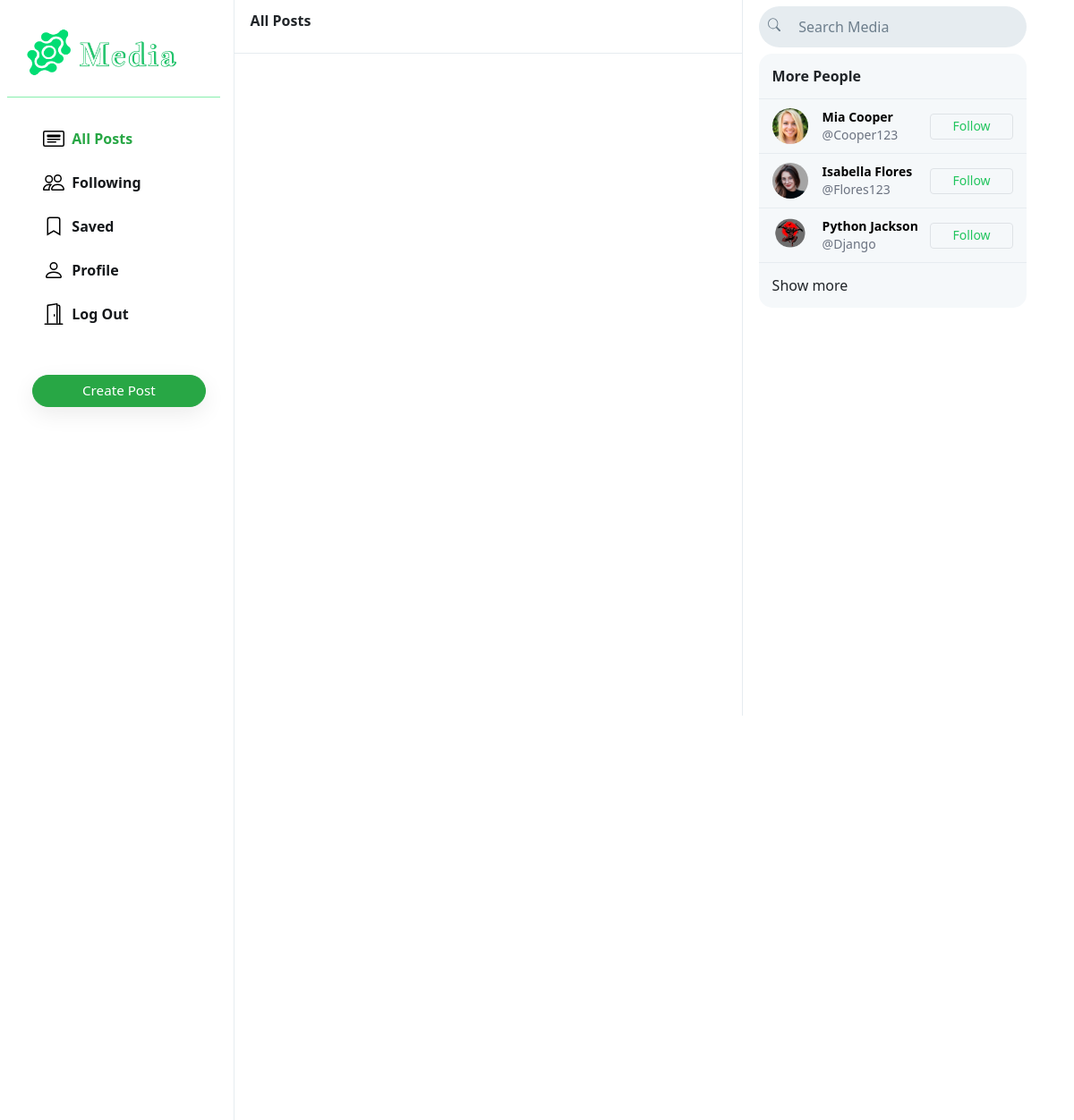
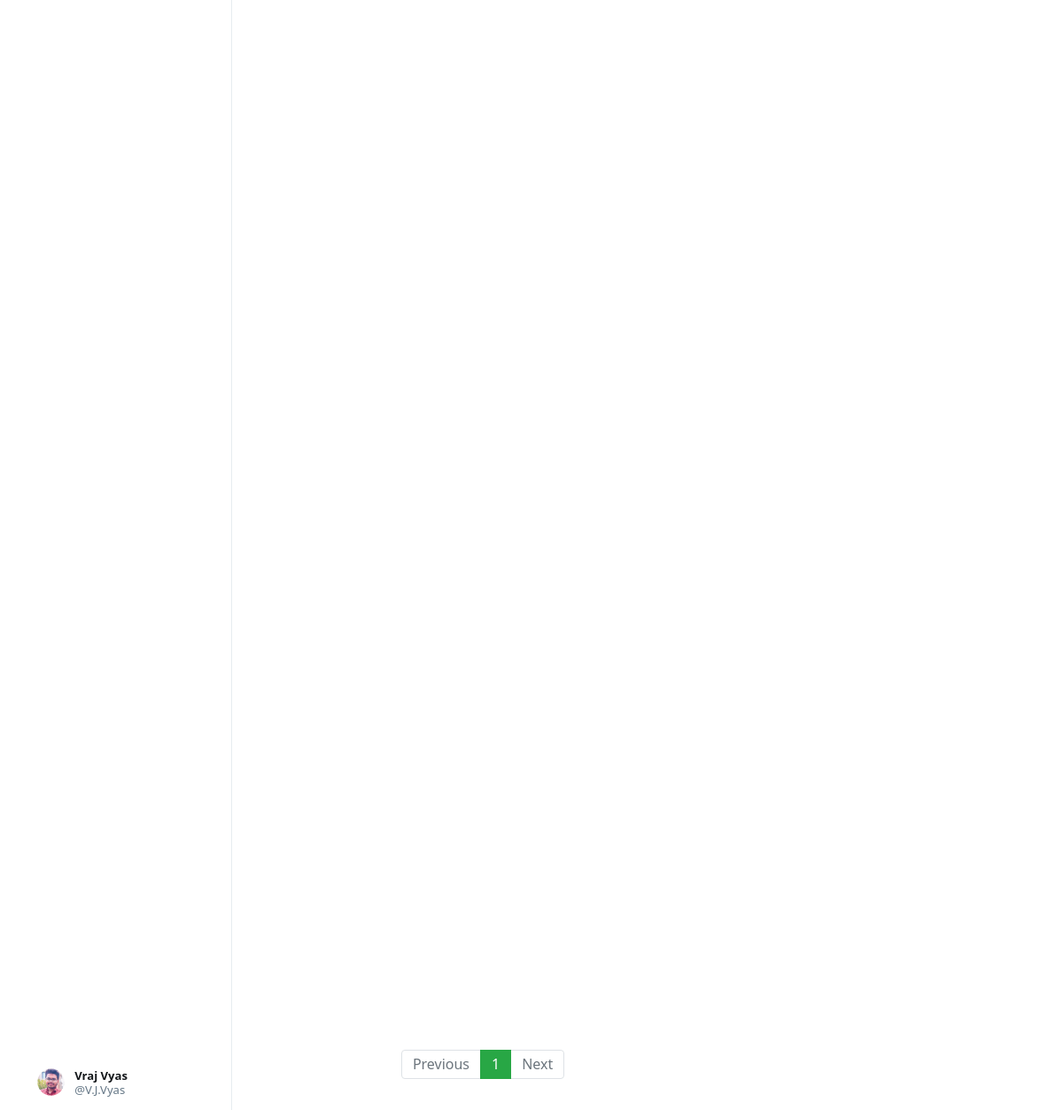
The page / (signed in) on the database its author committed (2 pictures, top to bottom).
### Media/models.py (models this page shows, shortened)
class User(AbstractUser):
    profile_pic = models.ImageField(upload_to='profile_pic/')
    bio = models.TextField(max_length=160, blank=True, null=True)
    cover = models.ImageField(upload_to='covers/', blank=True)
    groups = models.ManyToManyField(
        'auth.Group',
        related_name='media_user_set',  # Custom related_name for the reverse accessor
        blank=True
    )
    user_permissions = models.ManyToManyField(
        'auth.Permission',
        related_name='media_user_permissions',  # Custom related_name for the reverse accessor
        blank=True
    )

### Media/views.py (the view)
# urls.py: path("", views.index, name="index"),
def index(request):
    query = request.GET.get('query', '').strip()  # Get the query parameter or default to empty string
    page_number = request.GET.get('page', 1)  # Get the page number or default to 1
    all_posts = Post.objects.all().order_by('-date_created')
    paginator = Paginator(all_posts, 10)
    posts = paginator.get_page(page_number)
    suggestions = []  # Initialize suggestions as an empty list
    if query:  # Check if there is a query parameter
        if query == "all":
            suggestions = User.objects.exclude(username=request.user.username).order_by("?")
            query=""
        else:
            suggestions = User.objects.filter(first_name__icontains=query)
    elif request.user.is_authenticated:
        followings = Follower.objects.filter(followers=request.user).values_list('user', flat=True)
        suggestions = User.objects.exclude(pk__in=followings).exclude(username=request.user.username).order_by("?")[:6]
    return render(request, "Media/index.html", {
        "posts": posts,
        "suggestions": suggestions,
        "page": "all_posts",
        'profile': False,
        "query": query,  # Include query in context to preserve the search term in the form
    })

### Media/templates/Media/index.html (shortened to what this page needs)
{% extends "Media/layout.html" %}
{% load static %}
{% block body %}
    <div class="main-div">
        <div class="left-div">
            <nav class="head heading">
                {% if page == 'all_posts' %}
                    All Posts
                {% elif page == 'following' %}
                    Following
                {% elif page == 'saved' %}
                    Saved
                {% elif page == 'profile' %}
                    Profile
                {% else %}
                    Explore
                {% endif %}
            </nav>
            <div class="left-div-content">
                <div class="posts-view">
                    <div class="main-div-content">
                        <nav aria-label="Page navigation example" class="pagination-bar">
                            <ul class="pagination justify-content-center">
                                {% if posts.has_previous %}
                                    <li class="page-item">
                                        <a class="page-link" href="?page={{ posts.previous_page_number | default:1}}" tabindex="-1" aria-disabled="true">Previous</a>
                                    </li>
                                {% else %}
                                    <li class="page-item disabled">
                                        <a class="page-link" href="" tabindex="-1" aria-disabled="true">Previous</a>
                                    </li>
                                {% endif %}
                                {% for each in posts.paginator.page_range %}
                                    {% if each == posts.number %}
                                        <li class="page-item active"><a class="page-link" href="?page={{each}}">{{each}}</a></li>
                                    {% else %}
                                        <li class="page-item"><a class="page-link" href="?page={{each}}">{{each}}</a></li>
                                    {% endif %}
                                {% endfor %}
                                {% if posts.has_next %}
                                    <li class="page-item">
                                        <a class="page-link" href="?page={{ posts.next_page_number }}">Next</a>
                                    </li>
                                {% else %}
                                    <li class="page-item disabled">
                                        <a class="page-link" href="">Next</a>
                                    </li>
                                {% endif %}
                            </ul>
                          </nav>
                    </div>
                </div>
            </div>
        </div>
    </div>
{% endblock %}

### Media/templates/Media/layout.html (shortened to what this page needs)
{% load static %}
{% load static tailwind_tags %}
<!DOCTYPE html>
<html lang="en">
    <head>
        <link rel="stylesheet" href="https://stackpath.bootstrapcdn.com/bootstrap/4.4.1/css/bootstrap.min.css">
        <link href="{% static 'Media/styles.css' %}" rel="stylesheet">
        {% tailwind_css %}
    </head>
    <body>
        <div class="body" data-page="{{page}}">
            <div class="sidenav">
                <a href="{% url 'index' %}" class="navbar-brand">
                    <img class=" w-60 -ml-5" src="{% static 'Media/Images/logo.png' %}" >
                </a>
                <hr class="-ml-7 border-green-300"/>
                <div style="height: 100%;">
                    <div>
                        <div>
                            <ul>
                                <li class="nav-item" id="all_posts">
                                <a href="{% url 'index' %}" class="nav-link">
                                    <div class="w-full flex flex-row justify-center items-center">
                                        <img src="\static\Media\images\Allposts.svg" alt="all_Posts"/>
                                        &nbsp;&nbsp;All Posts
                                    </div>
                                </a>
                                </li>
                                {% if user.is_authenticated %}
                                    <li class="nav-item" id="following">
                                        <a href="{% url 'following' %}" class="nav-link">
                                            <div class="w-full flex flex-row justify-center items-center">
                                                <img src="\static\Media\images\following.svg" alt="following" />
                                                &nbsp;&nbsp;Following
                                            </div>
                                        </a>
                                    </li>
                                    <li class="nav-item" id="saved">
                                        <a href="{% url 'saved' %}" class="nav-link">
                                            <div class="w-full flex flex-row justify-center items-center">
                                                <img src="\static\Media\images\saved.svg" alt="saved" />
                                                &nbsp;&nbsp;Saved
                                            </div>
                                        </a>
                                    </li>
                                    <li class="nav-item" id="profile">
                                        <a href="{% url 'profile' user.username %}" class="nav-link">
                                            <div class="w-full flex flex-row justify-center items-center">
                                                <img src="\static\Media\images\profile.svg" alt="profile" />
                                                &nbsp;&nbsp;Profile
                                            </div>
                                        </a>
                                    </li>
                                    <li class="nav-item" id="logout">
                                        <a href="{% url 'logout' %}" class="nav-link">
                                            <div class="w-full flex flex-row justify-center items-center">
                                                <img src="\static\Media\images\logout.svg" alt="logout" />
                                                &nbsp;&nbsp;Log Out
                                            </div>
                                        </a>
                                    </li>
                                {% endif %}
                            </ul>
                        </div>
                        {% if user.is_authenticated %}
                            <button id="popup-btn" class="btn btn-success mt-5 new-post-btn" onclick="createpost()">Create Post</button>
                        {% endif %}
                    </div>
                    <div style="position: absolute; bottom: 10px;">
                        {% if user.is_authenticated %}
                            <li class="nav-item sidenav-user">
                                <a href="{% url 'profile' user.username %}" class="nav-link">
                                    <div class="user_account">
                                        <div class="small-profilepic" style="float: left; background-image: url(/Media/{{user.profile_pic}})"></div>
                                        <div style="height: 2.7vw; margin: auto;">
                                            <div style="margin-top: 4px;"><strong>{{user.first_name}} {{user.last_name}}</strong></div>
                                            <div class="grey" style="margin-top: 4px;">@{{ user.username }}</div>
                                        </div>
                                    </div>
                                </a>
                            </li>
                        {% endif %}
                    </div>
                </div>
            </div>
            {% block body %}
            {% endblock %}
            <div class="right-div">
                <nav class="head">
                    <form action="{% url 'index' %}" method="GET">
                        <div class="search-div">
                            <div class="mt-1">
                                <img  src="{% static 'Media/Images/search.svg' %}" alt="search">
                            </div>
                            <input type="text" name="query" id="search-box" placeholder="Search Media" value="{{ query }}">
                        </div>
                    </form>
                </nav>
                <div class="h-[92.5vh] overflow-auto px-[1.5vw]">
                    {% if user.is_authenticated %}
                    <div class="rounded-[15px] overflow-hidden bg-[#f5f8fa]">
                        <div class="px-[15px] py-[13px] font-extrabold border-b-[0.5px] border-[#e6ecf0]">
                            {% if query %} Search Result {% else %} More People {% endif %}
                        </div>
                        {% if suggestions %}
                            {% for suggestion in suggestions %}
                            <div class="flex items-center px-[15px] py-[10px] text-sm border-b-[0.5px] border-[#e6ecf0] hover:bg-[#edf0f4] cursor-pointer transition duration-200">
                                <div>
                                    <a href="{% url 'profile' suggestion.username %}">
                                        <div class="w-[40px] h-[40px] bg-center bg-cover rounded-full" style="background-image: url(/Media/{{ suggestion.profile_pic }})"></div>
                                    </a>
                                </div>
                                <div class="flex-1 ml-3">
                                    <a href="{% url 'profile' suggestion.username %}" class="text-black no-underline">
                                        <div class="font-bold hover:underline">{{ suggestion.first_name }} {{ suggestion.last_name }}</div>
                                        <div class="text-gray-500">@{{ suggestion.username }}</div>
                                    </a>
                                </div>
                                <div>
                                    <button class="px-4 py-[0.25em] border border-green-500 text-green-500 rounded hover:bg-green-500 hover:text-white transition" type="button" onclick="follow_user(this, '{{ suggestion.username }}', 'suggestion')">Follow</button>
                                </div>
                            </div>
                            {% endfor %}
                        {% else %}
                        <div class="text-center border-b-[0.5px] border-[#e6ecf0] px-[15px] py-[10px] text-gray-500 text-sm">
                            No matching users found.
                        </div>
                        {% endif %}
                        <div class="px-[15px] py-[13px]">
                            <a href="{% url 'index' %}?query=all" class="no-underline">Show more</a>
                        </div>
                    </div>
                {% endif %}
                </div>
            </div>
            </div>
    </body>
</html>

### static/Media/styles.css (style rules this page uses)
.body { display: flex; min-height: 100%; font-family: system-ui, sans-serif; }
.btn { border-radius: 20px; padding: 0.32rem 1rem 0.375rem 1rem; }
.btn, .btn:focus, .btn:active { box-shadow: none !important; -webkit-box-shadow: none !important; }
.grey { color: #657786; }
.sidenav { height: 100%; width: 21.8%; position: fixed; top: 0; left: 0; padding: 15px; list-style: none; border-right: .5px solid #e6ecf0; z-index: 100; padding-left: 3%; background-color: white; }
.sidenav ul { list-style: none; padding-left: 0px; margin-top: 3vh; }
.sidenav li { margin-top: 7px; }
.sidenav .nav-link { color: #14171a; line-height: .7em; font-weight: 700; padding: 0px; }
.sidenav .nav-link > div { padding: 10px 20px 8px 12px; border-radius: 25px; line-height: 0.9em; width: max-content; }
.new-post-btn { padding-left: 55px !important; padding-right: 55px !important; font-size: .95em; font-weight: 530; box-shadow: rgba(0, 0, 0, 0.08) 0px 8px 24px !important; }
.user_account { display: flex; font-size: .82rem; font-weight: normal; padding-top: 3px !important; padding-bottom: 3px !important; padding-left: 3px !important; }
.user_account .small-profilepic { transform: scale(.82); margin-left: auto; margin-top: auto; }
.active a { color: #28a745 !important; }
.main-div { position: relative; width: 47.25%; min-height: 100vh; left: 21.8%; }
.left-div { position: relative; }
.head { height: 7.5vh; }
.heading { position: fixed; width: 47.255%; top: 0px; padding: 18px; border-bottom: .5px solid #e6ecf0; line-height: .7em; font-weight: 800; background-color: #fff; z-index: 1000; }
.left-div-content { margin-top: 7.5vh; }
.small-profilepic { width: 3.1vw; height: 3.1vw; border-radius: 9999px; overflow: hidden; margin-right: 8px; background-size: cover; background-repeat: no-repeat; background-position: center; box-sizing: content-box; }
.pagination-bar { margin-top: 35px; margin-bottom: 35px; }
.pagination-bar .page-link { line-height: .9em; }
.page-item.active .page-link { color: white !important; background-color: #28a745; border-color: #28a745; }
.page-link { color: #28a745; }
.right-div { width: 28%; height: 100vh; position: fixed; right: 2.95%; border-left: .5px solid #e6ecf0; background-color: white; }
.right-div .head { padding: .9vh 1.5vw; }
.right-div .search-div { margin-left: auto; margin-right: auto; display: flex; border-radius: 25px; background-color: #e6ecf0; padding-left: 10px; padding-right: 10px; vertical-align: middle; }
#search-box { height: 5.7vh; border: none; background: none; outline: none; width: 100%; margin-left: 8px; }
#search-box::placeholder { color: #6d7e8c; }

### rows shown on the page
User: profile_pic (picture), first_name "Vraj", last_name "Vyas", username "V.J.Vyas"
User: profile_pic (picture), first_name "Mia", last_name "Cooper", username "Cooper123"
User: profile_pic (picture), first_name "Isabella", last_name "Flores", username "Flores123"
User: profile_pic (picture), first_name "Python", last_name "Jackson", username "Django"

### other values the page prints
{{ each }} "1"
